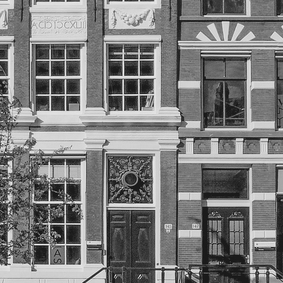
#> input picture tp4/ressources-tp4/04-facade-reference.png, 283 x 283 px, shrunk from 512 x 512 before the run; the run also reads 1 picture not shown here
$ python 04_rejection.py
#> lines starting #> are read from the running program, lines starting #| are printed output that depends on the picture; after the words box and inside, x2 and y2 are one past the last pixel; in counts of white or black regions, pixels touching at a corner belong together; long printed decimals are rounded
### tp4/tp4_outils.py
"""Chargement et affichage ; les calculs des exercices restent dans leurs scripts."""
from pathlib import Path
import numpy as np
import matplotlib.pyplot as plt
from PIL import Image

DOSSIER_SCRIPTS = Path(__file__).resolve().parent
DOSSIER_RESSOURCES = DOSSIER_SCRIPTS.parent / 'tp4' / 'ressources-tp4'
if not DOSSIER_RESSOURCES.exists():
    DOSSIER_RESSOURCES = DOSSIER_SCRIPTS.parent / 'ressources'
DOSSIER_RESULTATS = DOSSIER_SCRIPTS / 'resultats'


def charger_image(nom):
#> called with nom = '04-facade-reference.png'
    with Image.open(DOSSIER_RESSOURCES / nom) as source:
#> source is the input picture: PIL image 283x283 L; min 3, max 253, mean 124.2
        return np.asarray(source.convert('L'), dtype=float) / 255


def verifier(valeur):
    if valeur is None:
        raise NotImplementedError('Complétez les calculs TODO avant de lancer le script.')
    return valeur


def afficher_spectre(image, module_centre, titre, nom):
    figure, axes = plt.subplots(1, 3, figsize=(13, 4))
    axes[0].imshow(image, cmap='gray', vmin=0, vmax=1)
    axes[0].set_title(titre)
    axes[0].axis('off')
    frequences_x = np.fft.fftshift(np.fft.fftfreq(image.shape[1]))
    frequences_y = np.fft.fftshift(np.fft.fftfreq(image.shape[0]))
    for axe in axes[1:]:
        axe.pcolormesh(frequences_x, frequences_y, np.log1p(module_centre),
                       cmap='magma', shading='nearest')
        axe.set_xlabel('Fréquence selon les colonnes (cycles/pixel)')
        axe.set_ylabel('Fréquence selon les lignes (cycles/pixel)')
        axe.set_aspect('equal')
    axes[1].set_title('Module centré, affichage logarithmique')
    axes[2].set_title('Agrandissement autour de zéro')
    axes[2].set_xlim(-0.08, 0.08)
    axes[2].set_ylim(-0.08, 0.08)
    graduations = [-1/16, -1/32, 0, 1/32, 1/16]
    etiquettes = ['-1/16', '-1/32', '0', '1/32', '1/16']
    axes[2].set_xticks(graduations, etiquettes, rotation=45)
    axes[2].set_yticks(graduations, etiquettes)
    DOSSIER_RESULTATS.mkdir(exist_ok=True)
    figure.tight_layout(h_pad=2.5)
    figure.savefig(DOSSIER_RESULTATS / nom, dpi=160, bbox_inches='tight')
    print('Figure enregistrée :', DOSSIER_RESULTATS / nom)
    plt.show()
    plt.close(figure)


# [32 lines left out: function afficher_translation, not called in this run]


def enregistrer(figure, nom):
    DOSSIER_RESULTATS.mkdir(exist_ok=True)
    figure.tight_layout(h_pad=2.5)
    figure.savefig(DOSSIER_RESULTATS / nom, dpi=160, bbox_inches='tight')
    print('Figure enregistrée :', DOSSIER_RESULTATS / nom)
    plt.show()
    plt.close(figure)


# [41 lines left out: function afficher_passe_bas, not called in this run]


def afficher_rejection(cas, masque, spectre_filtre, fx, fy, rayon,
                       prefixe='04', region=(160, 100, 160, 160)):
    x, y, largeur, hauteur = region
    figure, axes = plt.subplots(2, len(cas), figsize=(15, 8))
    for colonne, (titre, tableau) in enumerate(cas):
        axes[0, colonne].imshow(tableau, cmap='gray', vmin=0, vmax=1)
        axes[0, colonne].set_title(titre)
        axes[1, colonne].imshow(tableau[y:y+hauteur, x:x+largeur], cmap='gray',
                                vmin=0, vmax=1, interpolation='nearest')
        axes[1, colonne].set_title('Même région agrandie')
        axes[0, colonne].add_patch(plt.Rectangle((x, y), largeur, hauteur,
                                                fill=False, edgecolor='orange'))
        axes[0, colonne].axis('off')
        axes[1, colonne].axis('off')
    figure.suptitle(f'Comparaison des traitements, rayon {rayon:.3f} cycle/pixel')
    enregistrer(figure, f'{prefixe}-comparaison-{rayon:.3f}.png')

    figure, axes = plt.subplots(1, 2, figsize=(10, 4.5))
    trace = axes[0].pcolormesh(fx, fy, masque, shading='nearest',
                              cmap='gray', vmin=0, vmax=1)
    figure.colorbar(trace, ax=axes[0], label='Facteur H')
    axes[0].set_title('Masque\nNoir : rejet ; blanc : conservation')
    axes[1].pcolormesh(fx, fy, np.log1p(np.abs(spectre_filtre)),
                       shading='nearest', cmap='magma')
    axes[1].set_title('Module filtré, affichage logarithmique')
    for axe in axes:
        axe.set_xlim(-0.08, 0.08)
        axe.set_ylim(-0.08, 0.08)
        axe.set_aspect('equal')
        axe.set_xlabel('Fréquence selon les colonnes (cycles/pixel)')
        axe.set_ylabel('Fréquence selon les lignes (cycles/pixel)')
        axe.set_xticks([-1/16, -1/32, 0, 1/32, 1/16],
                      ['-1/16', '-1/32', '0', '1/32', '1/16'], rotation=45)
        axe.set_yticks([-1/16, -1/32, 0, 1/32, 1/16],
                      ['-1/16', '-1/32', '0', '1/32', '1/16'])
    enregistrer(figure, f'{prefixe}-masque-{rayon:.3f}.png')


# [14 lines left out: function afficher_hybrides, not called in this run]

### tp4/04_rejection.py
"""Observer puis atténuer une perturbation périodique de la façade."""
import sys
import numpy as np
from tp4_outils import (charger_image, verifier, afficher_spectre,
                         afficher_rejection)

# TODO : renseigner les coordonnées fréquentielles d'un des deux pics.
frequence_x = 1/16
frequence_y = 0
rayon = 0.015

reference = charger_image('04-facade-reference.png')
image = charger_image('06-facade-periodique.png')
#> call 2 of charger_image, with nom = '06-facade-periodique.png'
#> in charger_image (call 2), `return np.asarray(source.convert('L'), dtype=float) / 255`:
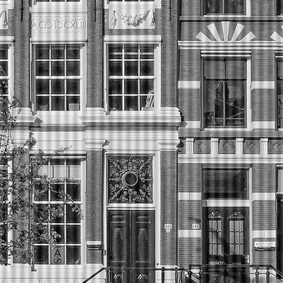
#> returned value: shape (283, 283) float64; min 0, max 1, mean 0.487
spectre_centre = np.fft.fftshift(np.fft.fft2(image))
for tableau, titre, nom in [
    (reference, 'Façade de référence', '04-observation-reference.png'),
    (image, 'Façade perturbée', '04-observation-perturbee.png'),
]:
    module = np.abs(np.fft.fftshift(np.fft.fft2(tableau)))
    afficher_spectre(tableau, module, titre, nom)
#> this loop made 2 passes
#> (titre, nom, graduations in afficher_spectre, etiquettes in afficher_spectre) on passes 1 to 2: ('Façade de référence', '04-observation-reference.png', [-0.0625, -0.0312, 0, 0.0312, 0.0625], ['-1/16', '-1/32', '0', '1/32', '1/16']), ('Façade perturbée', '04-observation-perturbee.png', [-0.0625, -0.0312, 0, 0.0312, 0.0625], ['-1/16', '-1/32', '0', '1/32', '1/16'])
#| Figure enregistrée : tp4/resultats/04-observation-reference.png
#| Figure enregistrée : tp4/resultats/04-observation-perturbee.png
#> pass 1, `module = np.abs(np.fft.fftshift(np.fft.fft2(tableau)))`:
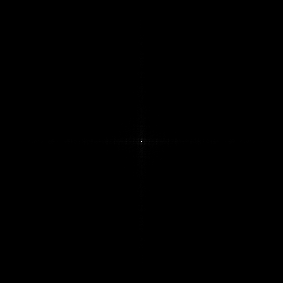
#> module: shape (283, 283) float64; min 0.0365, max 38995.1, mean 26.4; drawn with min black and max white
#> pass 1, in afficher_spectre, `figure.savefig(DOSSIER_RESULTATS / nom, dpi=160, bbox_inches='tight')`:
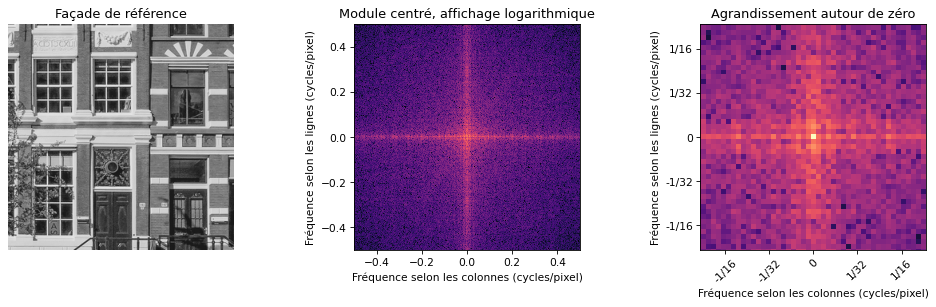
#> figure drawn by matplotlib, 3 panels

# La première exécution permet de lire les pics avant de compléter le traitement.
if frequence_x is None or frequence_y is None:
    print('Observation terminée. Renseignez frequence_x et frequence_y,')
    print('complétez le masque et la multiplication, puis relancez le script.')
    sys.exit(0)

fx = np.fft.fftshift(np.fft.fftfreq(image.shape[1]))
#> fx = 283 values from -0.498 to 0.498
fy = np.fft.fftshift(np.fft.fftfreq(image.shape[0]))
#> fy = 283 values from -0.498 to 0.498
frequences_x, frequences_y = np.meshgrid(fx, fy)
distance_positive = np.hypot(frequences_x-frequence_x, frequences_y-frequence_y)
distance_negative = np.hypot(frequences_x+frequence_x, frequences_y+frequence_y)
# TODO : conserver les coefficients hors des deux disques de rayon rayon.
masque = (distance_positive > rayon) & (distance_negative > rayon)
verifier(masque)
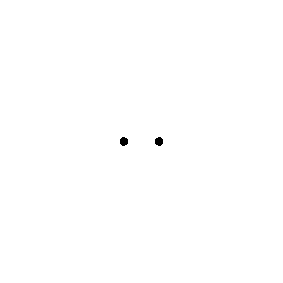
#> masque: shape (283, 283) bool; 99.9% white; 2 black regions, box (x1, y1, x2, y2) and area: (120, 137, 128, 146) 58, (155, 137, 163, 146) 58
# TODO : multiplier le spectre complexe centré par le masque.
spectre_filtre = masque * spectre_centre
verifier(spectre_filtre)
reconstruction = np.fft.ifft2(np.fft.ifftshift(spectre_filtre))
residu = np.max(np.abs(reconstruction.imag))
#> residu = 1.44e-15
if residu > 1e-12:
    raise ValueError('Résidu imaginaire trop élevé : vérifier la symétrie du masque.')
corrigee = reconstruction.real

masque_gaussien = np.exp(-(frequences_x**2 + frequences_y**2)/(2*0.04**2))
passe_bas = np.fft.ifft2(np.fft.ifftshift(spectre_centre*masque_gaussien)).real
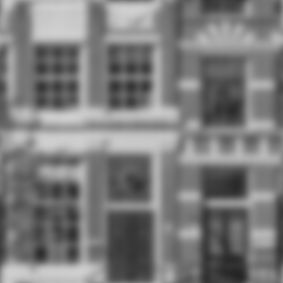
#> passe_bas: shape (283, 283) float64; min 0.147, max 0.817, mean 0.487
cas = [('Référence', reference), ('Perturbée', image),
       ('Réjecteur', corrigee), ('Passe-bas gaussien', passe_bas)]
print(f'Rayon : {rayon:.3f} cycle/pixel ; résidu imaginaire : {residu:.3e}')
#| Rayon : 0.015 cycle/pixel ; résidu imaginaire : 1.443e-15
for titre, resultat in cas[1:]:
    erreur = np.mean((reference-resultat)**2)
    print(f'{titre} : erreur quadratique moyenne (EQM) = {erreur:.8f}')
#> this loop made 3 passes
#> (titre, erreur) on passes 1 to 3: ('Perturbée', 0.00317), ('Réjecteur', 0.00656), ('Passe-bas gaussien', 0.0216)
#| Perturbée : erreur quadratique moyenne (EQM) = 0.003173
#| Réjecteur : erreur quadratique moyenne (EQM) = 0.006558
#| Passe-bas gaussien : erreur quadratique moyenne (EQM) = 0.02156
afficher_rejection(cas, masque, spectre_filtre, fx, fy, rayon)
#> the loop in afficher_rejection, `for colonne, (titre, tableau) in enumerate(cas):` made 4 passes
#> titre on passes 1 to 4: 'Référence', 'Perturbée', 'Réjecteur', 'Passe-bas gaussien'
#> in enregistrer, `figure.savefig(DOSSIER_RESULTATS / nom, dpi=160, bbox_inches='tight')`:
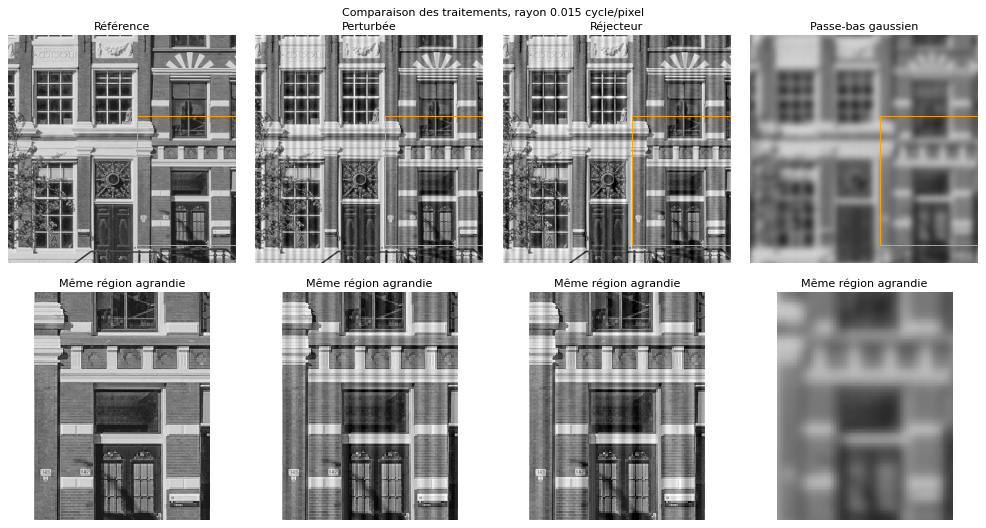
#> figure drawn by matplotlib, 8 panels
#> the loop in afficher_rejection, `for axe in axes:` made 2 passes
#> call 2 of enregistrer, with nom = '04-masque-0.015.png'
#> in enregistrer (call 2), `figure.savefig(DOSSIER_RESULTATS / nom, dpi=160, bbox_inches='tight')`:
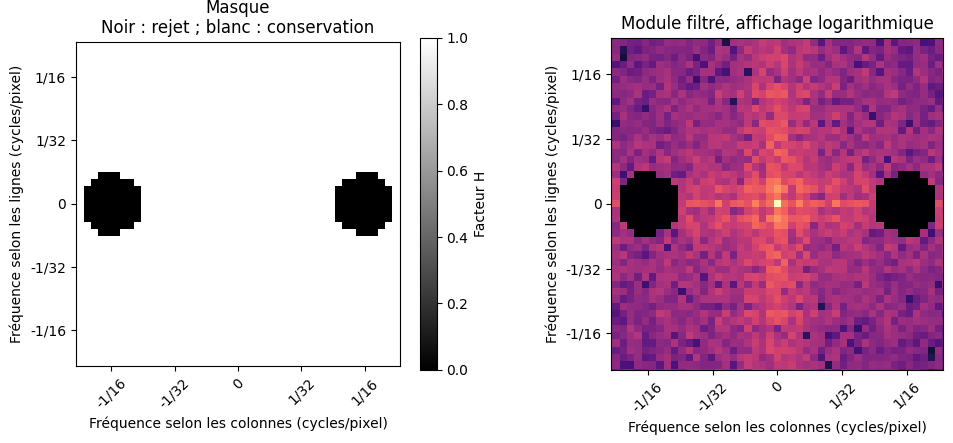
#> figure drawn by matplotlib, 3 panels
